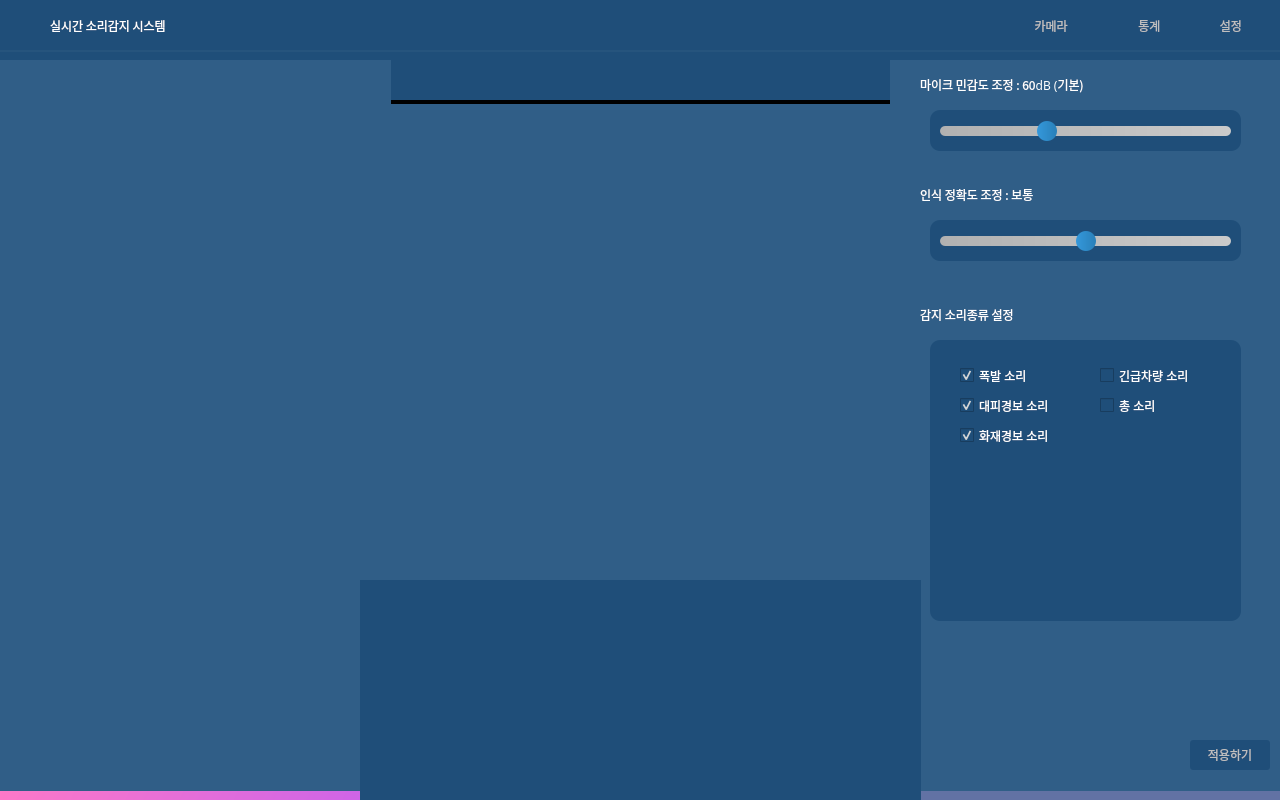
<?xml version="1.0" encoding="UTF-8"?>
<ui version="4.0">
 <class>Form</class>
 <widget class="QWidget" name="Form">
  <property name="geometry">
   <rect>
    <x>0</x>
    <y>0</y>
    <width>1280</width>
    <height>800</height>
   </rect>
  </property>
  <property name="minimumSize">
   <size>
    <width>1280</width>
    <height>800</height>
   </size>
  </property>
  <property name="maximumSize">
   <size>
    <width>1280</width>
    <height>800</height>
   </size>
  </property>
  <property name="windowTitle">
   <string>Form</string>
  </property>
  <property name="styleSheet">
   <string notr="true">background-color: rgb(31, 78, 121);</string>
  </property>
  <widget class="QLabel" name="program_name">
   <property name="geometry">
    <rect>
     <x>50</x>
     <y>10</y>
     <width>231</width>
     <height>31</height>
    </rect>
   </property>
   <property name="font">
    <font>
     <family>Franklin Gothic Heavy</family>
    </font>
   </property>
   <property name="styleSheet">
    <string notr="true">color : rgb(255,255,255);
background : transparent;</string>
   </property>
   <property name="text">
    <string>실시간 소리감지 시스템</string>
   </property>
   <property name="alignment">
    <set>Qt::AlignLeading|Qt::AlignLeft|Qt::AlignVCenter</set>
   </property>
  </widget>
  <widget class="QLabel" name="logo">
   <property name="geometry">
    <rect>
     <x>10</x>
     <y>10</y>
     <width>31</width>
     <height>31</height>
    </rect>
   </property>
   <property name="styleSheet">
    <string notr="true">border-image: url(&quot;./resource/logo.png&quot;);
background : transparent;</string>
   </property>
   <property name="text">
    <string/>
   </property>
  </widget>
  <widget class="QLabel" name="line">
   <property name="geometry">
    <rect>
     <x>-120</x>
     <y>50</y>
     <width>2000</width>
     <height>2</height>
    </rect>
   </property>
   <property name="font">
    <font>
     <family>Arial Black</family>
    </font>
   </property>
   <property name="styleSheet">
    <string notr="true">background-color: rgb(38, 84, 125);</string>
   </property>
   <property name="text">
    <string/>
   </property>
  </widget>
  <widget class="QLabel" name="play_back">
   <property name="geometry">
    <rect>
     <x>450</x>
     <y>150</y>
     <width>400</width>
     <height>400</height>
    </rect>
   </property>
   <property name="styleSheet">
    <string notr="true">border-image: url(&quot;./resource/play_back.png&quot;);
background : transparent;</string>
   </property>
   <property name="text">
    <string/>
   </property>
  </widget>

 <!-- 온습도 위젯 -->  
  <widget class="QWidget" name="gray_background">
   <property name="geometry">
      <rect>
         <x>30</x>
         <y>100</y>
         <width>200</width>
         <height>200</height>
      </rect>
   </property>
   <property name="styleSheet">
      <string notr="true">
         background-color: rgb(57, 134, 204);  /*  */
         border-radius: 20px;  /* 10px는 둥근 모서리의 크기입니다. */
      </string>
   </property>


   <!-- 온도 레이블 -->
   <widget class="QLabel" name="temperature_label">
      <property name="geometry">
         <rect>
            <x>10</x>
            <y>10</y>
            <width>500</width>
            <height>80</height>
         </rect>
      </property>
      <property name="font">
         <font>
            <family>Arial</family>
            <pointsize>25</pointsize>
            <weight>75</weight>
            <bold>true</bold>
         </font>
      </property>
      <property name="styleSheet">
         <string notr="true">
            color: rgb(255, 255, 255);
            background: transparent;
         </string>
      </property>
      <property name="text">
         <string>온도</string>
      </property>
   </widget>

   <!-- 습도 레이블 -->
   <widget class="QLabel" name="humidity_label">
      <property name="geometry">
         <rect>
            <x>10</x>
            <y>100</y>
            <width>700</width>
            <height>80</height>
         </rect>
      </property>
      <property name="font">
         <font>
            <family>Arial</family>
            <pointsize>25</pointsize>
            <weight>75</weight>
            <bold>true</bold>
         </font>
      </property>
      <property name="styleSheet">
         <string notr="true">
            color: rgb(255, 255, 255);
            background: transparent;
         </string>
      </property>
      <property name="text">
         <string>습도</string>
      </property>
   </widget>
</widget>


<!-- 카메라 --> 
  <widget class="QPushButton" name="camera_on">
   <property name="geometry">
    <rect>
     <x>1008</x>
     <y>11</y>
     <width>89</width>
     <height>30</height>
    </rect>
   </property>
   <property name="cursor">
    <cursorShape>PointingHandCursor</cursorShape>
   </property>
   <property name="layoutDirection">
    <enum>Qt::LeftToRight</enum>
   </property>
   <property name="styleSheet">
    <string notr="true">QPushButton {
text-align: left;
border-radius: 3px;
color : rgb(191,191,191);;
}
QPushButton:checked {
text-align: left;
background-color: rgb(95, 50, 230);
border-radius: 3px;
color : rgb(255,255,255);;
}
QPushButton: hover {
color : rgb(255,255,255);;
}</string>
   </property>
   <property name="text">
    <string>        카메라</string>
   </property>
   <property name="iconSize">
    <size>
     <width>0</width>
     <height>0</height>
    </size>
   </property>
   <property name="checkable">
    <bool>true</bool>
   </property>
   <property name="checked">
    <bool>false</bool>
   </property>
  </widget>
  <widget class="QLabel" name="cameralogo">
   <property name="geometry">
    <rect>
     <x>1008</x>
     <y>17</y>
     <width>30</width>
     <height>18</height>
    </rect>
   </property>
   <property name="styleSheet">
    <string notr="true">border-image: url(&quot;./resource/camera.png&quot;);
background : transparent;</string>
   </property>
   <property name="text">
    <string/>
   </property>
  </widget>
  <widget class="QLabel" name="camera_screen">
   <property name="geometry">
    <rect>
     <x>300</x>
     <y>100</y>
     <width>900</width>
     <height>600</height>
    </rect>
   </property>
   <property name="styleSheet">
    <string notr="true">
      background-color: rgb(48, 94, 135);
      border: 4px solid black;
      border-radius: 5px;
    </string>
   </property>
   <property name="text">
    <string/>
   </property>
  </widget>

  <widget class="QLabel" name="text1">
   <property name="geometry">
    <rect>
     <x>250</x>
     <y>570</y>
     <width>781</width>
     <height>121</height>
    </rect>
   </property>
   <property name="font">
    <font>
     <family>Franklin Gothic Heavy</family>
    </font>
   </property>
   <property name="styleSheet">
    <string notr="true">color : rgb(255,255,255);
background : transparent;</string>
   </property>
   <property name="text">
    <string>&lt;html&gt;&lt;head/&gt;&lt;body&gt;&lt;p&gt;실시간 소리감지를 실행하시려면&lt;/p&gt;&lt;p&gt;&lt;span style=&quot; color:#ffaa00;&quot;&gt;실행 버튼&lt;/span&gt;을 눌러주세요.&lt;/p&gt;&lt;/body&gt;&lt;/html&gt;</string>
   </property>
   <property name="alignment">
    <set>Qt::AlignCenter</set>
   </property>
  </widget>
  <widget class="QPushButton" name="play">
   <property name="geometry">
    <rect>
     <x>490</x>
     <y>210</y>
     <width>300</width>
     <height>300</height>
    </rect>
   </property>
   <property name="cursor">
    <cursorShape>PointingHandCursor</cursorShape>
   </property>
   <property name="styleSheet">
    <string notr="true">QPushButton {
border-image: url(&quot;./resource/play_button.png&quot;);
background : transparent;
}
QPushButton:pressed {
border-image: url(&quot;./resource/push_play.png&quot;);
background : transparent;
}</string>
   </property>
   <property name="text">
    <string/>
   </property>
  </widget>
  <widget class="QProgressBar" name="progressBar">
   <property name="geometry">
    <rect>
     <x>-10</x>
     <y>790</y>
     <width>1301</width>
     <height>16</height>
    </rect>
   </property>
   <property name="styleSheet">
    <string notr="true">QProgressBar{
background-color: rgb(98, 114, 164);
color:rgb(200,200,200);
 border-style: none;
border-bottom-right-radius: 30px;
border-bottom-left-radius: 30px;
border-top-right-radius: 30px;
border-top-left-radius: 30px;
}

QProgressBar::chunk{
border-bottom-right-radius: 30px;
border-bottom-left-radius: 30px;
border-top-right-radius: 30px;
border-top-left-radius: 30px;
background-color: qlineargradient(spread:pad, x1:0, y1:0.511364, x2:1, y2:0.523, stop:0 rgba(254, 121, 199, 255), stop:1 rgba(170, 85, 255, 255));
}</string>
   </property>
   <property name="maximum">
    <number>0</number>
   </property>
   <property name="value">
    <number>0</number>
   </property>
   <property name="alignment">
    <set>Qt::AlignCenter</set>
   </property>
  </widget>
  <widget class="QLabel" name="text2">
   <property name="geometry">
    <rect>
     <x>250</x>
     <y>760</y>
     <width>781</width>
     <height>31</height>
    </rect>
   </property>
   <property name="font">
    <font>
     <family>Franklin Gothic Heavy</family>
    </font>
   </property>
   <property name="styleSheet">
    <string notr="true">color : rgb(255,255,255);
background : transparent;</string>
   </property>
   <property name="text">
    <string>&lt;html&gt;&lt;head/&gt;&lt;body&gt;&lt;p&gt;실시간 소리감지 중입니다&lt;/p&gt;&lt;/body&gt;&lt;/html&gt;</string>
   </property>
   <property name="alignment">
    <set>Qt::AlignCenter</set>
   </property>
  </widget>
  <widget class="QPushButton" name="statistics">
   <property name="geometry">
    <rect>
     <x>1105</x>
     <y>11</y>
     <width>80</width>
     <height>30</height>
    </rect>
   </property>
   <property name="cursor">
    <cursorShape>PointingHandCursor</cursorShape>
   </property>
   <property name="layoutDirection">
    <enum>Qt::LeftToRight</enum>
   </property>
   <property name="styleSheet">
    <string notr="true">QPushButton {
text-align: left;
border-radius: 3px;
color : rgb(191,191,191);;
}
QPushButton:checked {
text-align: left;
background-color: rgb(95, 50, 230);
border-radius: 3px;
color : rgb(255,255,255);;
}
QPushButton: hover {
color : rgb(255,255,255);;
}</string>
   </property>
   <property name="text">
    <string>          통계</string>
   </property>
   <property name="iconSize">
    <size>
     <width>0</width>
     <height>0</height>
    </size>
   </property>
   <property name="checkable">
    <bool>true</bool>
   </property>
   <property name="checked">
    <bool>false</bool>
   </property>
  </widget>
  <widget class="QLabel" name="logo_2">
   <property name="geometry">
    <rect>
     <x>1115</x>
     <y>15</y>
     <width>21</width>
     <height>21</height>
    </rect>
   </property>
   <property name="styleSheet">
    <string notr="true">border-image: url(&quot;./resource/logo.png&quot;);
background : transparent;</string>
   </property>
   <property name="text">
    <string/>
   </property>
  </widget>
  <widget class="QLabel" name="logo_3">
   <property name="geometry">
    <rect>
     <x>1200</x>
     <y>17</y>
     <width>18</width>
     <height>18</height>
    </rect>
   </property>
   <property name="styleSheet">
    <string notr="true">border-image: url(&quot;./resource/logo.png&quot;);
background : transparent;</string>
   </property>
   <property name="text">
    <string/>
   </property>
  </widget>
  <widget class="QPushButton" name="setting">
   <property name="geometry">
    <rect>
     <x>1190</x>
     <y>11</y>
     <width>80</width>
     <height>30</height>
    </rect>
   </property>
   <property name="cursor">
    <cursorShape>PointingHandCursor</cursorShape>
   </property>
   <property name="layoutDirection">
    <enum>Qt::LeftToRight</enum>
   </property>
   <property name="styleSheet">
    <string notr="true">QPushButton {
text-align: left;
border-radius: 3px;
color : rgb(191,191,191);
}
QPushButton:checked {
text-align: left;
background-color: rgb(95, 50, 230);
border-radius: 3px;
color : rgb(255,255,255);
}
QPushButton: hover {
color : rgb(255,255,255);
}</string>
   </property>
   <property name="text">
    <string>         설정</string>
   </property>
   <property name="iconSize">
    <size>
     <width>0</width>
     <height>0</height>
    </size>
   </property>
   <property name="checkable">
    <bool>true</bool>
   </property>
   <property name="checked">
    <bool>false</bool>
   </property>
  </widget>
  <widget class="QLabel" name="setting_screen">
   <property name="geometry">
    <rect>
     <x>890</x>
     <y>60</y>
     <width>401</width>
     <height>731</height>
    </rect>
   </property>
   <property name="styleSheet">
    <string notr="true">background-color: rgb(48, 94, 135);</string>
   </property>
   <property name="text">
    <string/>
   </property>
  </widget>
  <widget class="QLabel" name="statistics_screen">
   <property name="geometry">
    <rect>
     <x>-10</x>
     <y>60</y>
     <width>401</width>
     <height>731</height>
    </rect>
   </property>
   <property name="styleSheet">
    <string notr="true">background-color: rgb(48, 94, 135);</string>
   </property>
   <property name="text">
    <string/>
   </property>
  </widget>
  <widget class="QSlider" name="mic_slider">
   <property name="geometry">
    <rect>
     <x>940</x>
     <y>120</y>
     <width>291</width>
     <height>22</height>
    </rect>
   </property>
   <property name="cursor">
    <cursorShape>PointingHandCursor</cursorShape>
   </property>
   <property name="styleSheet">
    <string notr="true">QSlider::groove:horizontal {
height: 10px;
background: qlineargradient(spread:pad, x1:0, y1:0, x2:1, y2:0, stop:0 #B1B1B1, stop:1 #cbcbcb);
border-radius: 5px;
    }

QSlider::handle:horizontal {
width: 20px;
background: qlineargradient(spread:pad, x1:0, y1:0, x2:1, y2:0, stop:0 #3498db, stop:1 #2980b9);
margin: -5px 0; /* handle is placed by default on the contents rect of the groove. Expand outside the groove */
        border-radius: 10px;
}
    </string>
   </property>
   <property name="minimum">
    <number>10</number>
   </property>
   <property name="maximum">
    <number>150</number>
   </property>
   <property name="singleStep">
    <number>5</number>
   </property>
   <property name="value">
    <number>60</number>
   </property>
   <property name="orientation">
    <enum>Qt::Horizontal</enum>
   </property>
  </widget>
  <widget class="QLabel" name="background">
   <property name="geometry">
    <rect>
     <x>930</x>
     <y>110</y>
     <width>311</width>
     <height>41</height>
    </rect>
   </property>
   <property name="styleSheet">
    <string notr="true">border-radius: 10px;</string>
   </property>
   <property name="text">
    <string/>
   </property>
  </widget>
  <widget class="QLabel" name="text3">
   <property name="geometry">
    <rect>
     <x>920</x>
     <y>70</y>
     <width>311</width>
     <height>31</height>
    </rect>
   </property>
   <property name="font">
    <font>
     <family>Franklin Gothic Heavy</family>
    </font>
   </property>
   <property name="styleSheet">
    <string notr="true">color : rgb(255,255,255);
background : transparent;</string>
   </property>
   <property name="text">
    <string>&lt;html&gt;&lt;head/&gt;&lt;body&gt;&lt;p&gt;마이크 민감도 조정 : 60dB (기본)&lt;/p&gt;&lt;/body&gt;&lt;/html&gt;</string>
   </property>
   <property name="alignment">
    <set>Qt::AlignLeading|Qt::AlignLeft|Qt::AlignVCenter</set>
   </property>
  </widget>
  <widget class="QCheckBox" name="is_sound_01">
   <property name="geometry">
    <rect>
     <x>960</x>
     <y>360</y>
     <width>111</width>
     <height>31</height>
    </rect>
   </property>
   <property name="styleSheet">
    <string notr="true">color : rgb(255,255,255);</string>
   </property>
   <property name="text">
    <string>폭발 소리</string>
   </property>
   <property name="iconSize">
    <size>
     <width>0</width>
     <height>0</height>
    </size>
   </property>
   <property name="checked">
    <bool>true</bool>
   </property>
  </widget>
  <widget class="QLabel" name="text4">
   <property name="geometry">
    <rect>
     <x>920</x>
     <y>300</y>
     <width>311</width>
     <height>31</height>
    </rect>
   </property>
   <property name="font">
    <font>
     <family>Franklin Gothic Heavy</family>
    </font>
   </property>
   <property name="cursor">
    <cursorShape>ArrowCursor</cursorShape>
   </property>
   <property name="styleSheet">
    <string notr="true">color : rgb(255,255,255);
background : transparent;</string>
   </property>
   <property name="text">
    <string>&lt;html&gt;&lt;head/&gt;&lt;body&gt;&lt;p&gt;감지 소리종류 설정&lt;/p&gt;&lt;/body&gt;&lt;/html&gt;</string>
   </property>
   <property name="alignment">
    <set>Qt::AlignLeading|Qt::AlignLeft|Qt::AlignVCenter</set>
   </property>
  </widget>
  <widget class="QLabel" name="background_2">
   <property name="geometry">
    <rect>
     <x>930</x>
     <y>340</y>
     <width>311</width>
     <height>281</height>
    </rect>
   </property>
   <property name="styleSheet">
    <string notr="true">border-radius: 10px;</string>
   </property>
   <property name="text">
    <string/>
   </property>
  </widget>
  <widget class="QCheckBox" name="is_sound_02">
   <property name="geometry">
    <rect>
     <x>960</x>
     <y>390</y>
     <width>111</width>
     <height>31</height>
    </rect>
   </property>
   <property name="styleSheet">
    <string notr="true">color : rgb(255,255,255);</string>
   </property>
   <property name="text">
    <string>대피경보 소리</string>
   </property>
   <property name="iconSize">
    <size>
     <width>0</width>
     <height>0</height>
    </size>
   </property>
   <property name="checked">
    <bool>true</bool>
   </property>
  </widget>
  <widget class="QCheckBox" name="is_sound_03">
   <property name="geometry">
    <rect>
     <x>1100</x>
     <y>360</y>
     <width>111</width>
     <height>31</height>
    </rect>
   </property>
   <property name="styleSheet">
    <string notr="true">color : rgb(255,255,255);</string>
   </property>
   <property name="text">
    <string>긴급차량 소리</string>
   </property>
   <property name="iconSize">
    <size>
     <width>0</width>
     <height>0</height>
    </size>
   </property>
  </widget>
  <widget class="QCheckBox" name="is_sound_04">
   <property name="geometry">
    <rect>
     <x>960</x>
     <y>420</y>
     <width>111</width>
     <height>31</height>
    </rect>
   </property>
   <property name="styleSheet">
    <string notr="true">color : rgb(255,255,255);</string>
   </property>
   <property name="text">
    <string>화재경보 소리</string>
   </property>
   <property name="iconSize">
    <size>
     <width>0</width>
     <height>0</height>
    </size>
   </property>
   <property name="checked">
    <bool>true</bool>
   </property>
  </widget>
  <widget class="QCheckBox" name="is_sound_05">
   <property name="geometry">
    <rect>
     <x>1100</x>
     <y>390</y>
     <width>111</width>
     <height>31</height>
    </rect>
   </property>
   <property name="styleSheet">
    <string notr="true">color : rgb(255,255,255);</string>
   </property>
   <property name="text">
    <string>총 소리</string>
   </property>
   <property name="iconSize">
    <size>
     <width>0</width>
     <height>0</height>
    </size>
   </property>
  </widget>


  <widget class="QSlider" name="mic_slider_2">
   <property name="geometry">
    <rect>
     <x>940</x>
     <y>230</y>
     <width>291</width>
     <height>22</height>
    </rect>
   </property>
   <property name="cursor">
    <cursorShape>PointingHandCursor</cursorShape>
   </property>
   <property name="styleSheet">
    <string notr="true">QSlider::groove:horizontal {
height: 10px;
background: qlineargradient(spread:pad, x1:0, y1:0, x2:1, y2:0, stop:0 #B1B1B1, stop:1 #cbcbcb);
border-radius: 5px;
    }

QSlider::handle:horizontal {
width: 20px;
background: qlineargradient(spread:pad, x1:0, y1:0, x2:1, y2:0, stop:0 #3498db, stop:1 #2980b9);
margin: -5px 0; /* handle is placed by default on the contents rect of the groove. Expand outside the groove */
        border-radius: 10px;
}
    </string>
   </property>
   <property name="minimum">
    <number>1</number>
   </property>
   <property name="maximum">
    <number>5</number>
   </property>
   <property name="singleStep">
    <number>0</number>
   </property>
   <property name="value">
    <number>3</number>
   </property>
   <property name="orientation">
    <enum>Qt::Horizontal</enum>
   </property>
  </widget>
  <widget class="QLabel" name="text5">
   <property name="geometry">
    <rect>
     <x>920</x>
     <y>180</y>
     <width>311</width>
     <height>31</height>
    </rect>
   </property>
   <property name="font">
    <font>
     <family>Franklin Gothic Heavy</family>
    </font>
   </property>
   <property name="styleSheet">
    <string notr="true">color : rgb(255,255,255);
background : transparent;</string>
   </property>
   <property name="text">
    <string>&lt;html&gt;&lt;head/&gt;&lt;body&gt;&lt;p&gt;인식 정확도 조정 : 보통&lt;/p&gt;&lt;/body&gt;&lt;/html&gt;</string>
   </property>
   <property name="alignment">
    <set>Qt::AlignLeading|Qt::AlignLeft|Qt::AlignVCenter</set>
   </property>
  </widget>
  <widget class="QLabel" name="background_3">
   <property name="geometry">
    <rect>
     <x>930</x>
     <y>220</y>
     <width>311</width>
     <height>41</height>
    </rect>
   </property>
   <property name="styleSheet">
    <string notr="true">border-radius: 10px;</string>
   </property>
   <property name="text">
    <string/>
   </property>
  </widget>
  <widget class="QPushButton" name="sta_enter">
   <property name="geometry">
    <rect>
     <x>1190</x>
     <y>740</y>
     <width>80</width>
     <height>30</height>
    </rect>
   </property>
   <property name="cursor">
    <cursorShape>PointingHandCursor</cursorShape>
   </property>
   <property name="layoutDirection">
    <enum>Qt::LeftToRight</enum>
   </property>
   <property name="styleSheet">
    <string notr="true">QPushButton {
border-radius: 3px;
color : rgb(191,191,191);;
}
QPushButton:pressed {
background-color: rgb(95, 50, 230);
border-radius: 3px;
color : rgb(255,255,255);
}</string>
   </property>
   <property name="text">
    <string>적용하기</string>
   </property>
   <property name="iconSize">
    <size>
     <width>0</width>
     <height>0</height>
    </size>
   </property>
   <property name="checkable">
    <bool>true</bool>
   </property>
   <property name="checked">
    <bool>false</bool>
   </property>
  </widget>
  <widget class="QLabel" name="alarm">
   <property name="geometry">
    <rect>
     <x>360</x>
     <y>580</y>
     <width>561</width>
     <height>261</height>
    </rect>
   </property>
   <property name="styleSheet">
    <string notr="true">background: qlineargradient(x1: 0, y1: 0, x2: 1, y2: 1, 
            stop: 0 #6CE1FC, stop: 1 #04AAFD);
    </string>

background : transparent;
   </property>
   <property name="alignment">
    <set>Qt::AlignCenter</set>
   </property>
  </widget>
  <widget class="QLabel" name="detect_image">
   <property name="geometry">
    <rect>
     <x>540</x>
     <y>600</y>
     <width>211</width>
     <height>151</height>
    </rect>
   </property>
   <property name="styleSheet">
    <string notr="true">border-image: url(&quot;./resource/image/sample.png&quot;);</string>
background : transparent1;
   </property>
   <property name="geometry">
    <rect>
        <x>540</x>
        <y>600</y>
        <width>211</width>
        <height>151</height>
    </rect>
   </property>
  </widget>
  <widget class="QLabel" name="detect_image_1">
   <property name="geometry">
    <rect>
     <x>540</x>
     <y>600</y>
     <width>211</width>
     <height>151</height>
    </rect>
   </property>
   <property name="styleSheet">
    <string notr="true">border-image: url(&quot;./resource/image/sample.png&quot;);</string>
background : transparent2;
   </property>
   <property name="alignment">
    <set>Qt::AlignCenter</set>
   </property>
  </widget>
  <widget class="QLabel" name="detect_image_2">
   <property name="geometry">
    <rect>
     <x>540</x>
     <y>600</y>
     <width>211</width>
     <height>151</height>
    </rect>
   </property>
   <property name="styleSheet">
    <string notr="true">border-image: url(&quot;./resource/image/sample.png&quot;);</string>
background : transparent3;
   </property>
   <property name="alignment">
    <set>Qt::AlignCenter</set>
   </property>
  </widget>
  <widget class="QLabel" name="detect_image_3">
   <property name="geometry">
    <rect>
     <x>540</x>
     <y>600</y>
     <width>211</width>
     <height>151</height>
    </rect>
   </property>
   <property name="styleSheet">
    <string notr="true">border-image: url(&quot;./resource/image/sample.png&quot;);</string>
background : transparent4;
   </property>
   <property name="alignment">
    <set>Qt::AlignCenter</set>
   </property>
  </widget>
  <widget class="QLabel" name="detect_image_4">
   <property name="geometry">
    <rect>
     <x>540</x>
     <y>600</y>
     <width>211</width>
     <height>151</height>
    </rect>
   </property>
   <property name="styleSheet">
    <string notr="true">border-image: url(&quot;./resource/image/sample.png&quot;);</string>

background : transparent5;
   </property>
   <property name="alignment">
    <set>Qt::AlignCenter</set>
   </property>
  </widget>
  <widget class="QLabel" name="detect_image_5">
   <property name="geometry">
    <rect>
     <x>540</x>
     <y>600</y>
     <width>211</width>
     <height>151</height>
    </rect>
   </property>
   <property name="styleSheet">
    <string notr="true">border-image: url(&quot;./resource/image/sample.png&quot;);</string>


background : transparent;
   </property>
  </widget>
  <zorder>program_name</zorder>
  <zorder>logo</zorder>
  <zorder>line</zorder>
  <zorder>play_back</zorder>
  <zorder>text1</zorder>
  <zorder>play</zorder>
  <zorder>progressBar</zorder>
  <zorder>text2</zorder>
  <zorder>statistics</zorder>
  <zorder>logo_2</zorder>
  <zorder>setting</zorder>
  <zorder>camera_on</zorder>
  <zorder>camera_screen</zorder>
  <zorder>cameralogo</zorder>
  <zorder>logo_3</zorder>
  <zorder>setting_screen</zorder>
  <zorder>statistics_screen</zorder>
  <zorder>background</zorder>
  <zorder>mic_slider</zorder>
  <zorder>text3</zorder>
  <zorder>text4</zorder>
  <zorder>background_2</zorder>
  <zorder>is_sound_01</zorder>
  <zorder>is_sound_02</zorder>
  <zorder>is_sound_09</zorder>
  <zorder>is_sound_03</zorder>
  <zorder>is_sound_10</zorder>
  <zorder>is_sound_11</zorder>
  <zorder>is_sound_14</zorder>
  <zorder>is_sound_12</zorder>
  <zorder>is_sound_13</zorder>
  <zorder>is_sound_15</zorder>
  <zorder>is_sound_16</zorder>
  <zorder>is_sound_04</zorder>
  <zorder>is_sound_05</zorder>
  <zorder>is_sound_07</zorder>
  <zorder>is_sound_06</zorder>
  <zorder>is_sound_08</zorder>
  <zorder>text5</zorder>
  <zorder>text6</zorder>
  <zorder>background_3</zorder>
  <zorder>mic_slider_2</zorder>
  <zorder>sta_enter</zorder>
  <zorder>alarm</zorder>
  
  <zorder>detect_image</zorder>
  <zorder>detect_image_1</zorder>
  <zorder>detect_image_2</zorder>
  <zorder>detect_image_3</zorder>
  <zorder>detect_image_4</zorder>
  <zorder>detect_image_5</zorder>

 </widget>
 <resources/>
 <connections>
  <connection>
   <sender>play</sender>
   <signal>clicked()</signal>
   <receiver>Form</receiver>
   <slot>start()</slot>
   <hints>
    <hint type="sourcelabel">
     <x>649</x>
     <y>312</y>
    </hint>
    <hint type="destinationlabel">
     <x>243</x>
     <y>236</y>
    </hint>
   </hints>
  </connection>
  <connection>
   <sender>camera_on</sender>
   <signal>clicked()</signal>
   <receiver>Form</receiver>
   <slot>camera_click()</slot>
  </connection>
  <connection>
   <sender>mic_slider</sender>
   <signal>valueChanged(int)</signal>
   <receiver>Form</receiver>
   <slot>updatedB()</slot>
   <hints>
    <hint type="sourcelabel">
     <x>1053</x>
     <y>134</y>
    </hint>
    <hint type="destinationlabel">
     <x>849</x>
     <y>128</y>
    </hint>
   </hints>
  </connection>
  <connection>
   <sender>setting</sender>
   <signal>clicked()</signal>
   <receiver>Form</receiver>
   <slot>settings()</slot>
   <hints>
    <hint type="sourcelabel">
     <x>1252</x>
     <y>25</y>
    </hint>
    <hint type="destinationlabel">
     <x>760</x>
     <y>102</y>
    </hint>
   </hints>
  </connection>
  <connection>
   <sender>statistics</sender>
   <signal>clicked()</signal>
   <receiver>Form</receiver>
   <slot>statistics_click()</slot>
   <hints>
    <hint type="sourcelabel">
     <x>1150</x>
     <y>28</y>
    </hint>
    <hint type="destinationlabel">
     <x>797</x>
     <y>90</y>
    </hint>
   </hints>
  </connection>
  <connection>
   <sender>mic_slider</sender>
   <signal>valueChanged(int)</signal>
   <receiver>Form</receiver>
   <slot>updatedB()</slot>
   <hints>
    <hint type="sourcelabel">
     <x>1053</x>
     <y>134</y>
    </hint>
    <hint type="destinationlabel">
     <x>849</x>
     <y>128</y>
    </hint>
   </hints>
  </connection>
  <connection>
   <sender>mic_slider_2</sender>
   <signal>valueChanged(int)</signal>
   <receiver>Form</receiver>
   <slot>updateAcc()</slot>
   <hints>
    <hint type="sourcelabel">
     <x>968</x>
     <y>243</y>
    </hint>
    <hint type="destinationlabel">
     <x>852</x>
     <y>239</y>
    </hint>
   </hints>
  </connection>
 </connections>
 <slots>
  <slot>start()</slot>
  <slot>stop()</slot>
  <slot>settings()</slot>
  <slot>statistics_click()</slot>
  <slot>updatedB()</slot>
  <slot>updateAcc()</slot>
 </slots>
</ui>
